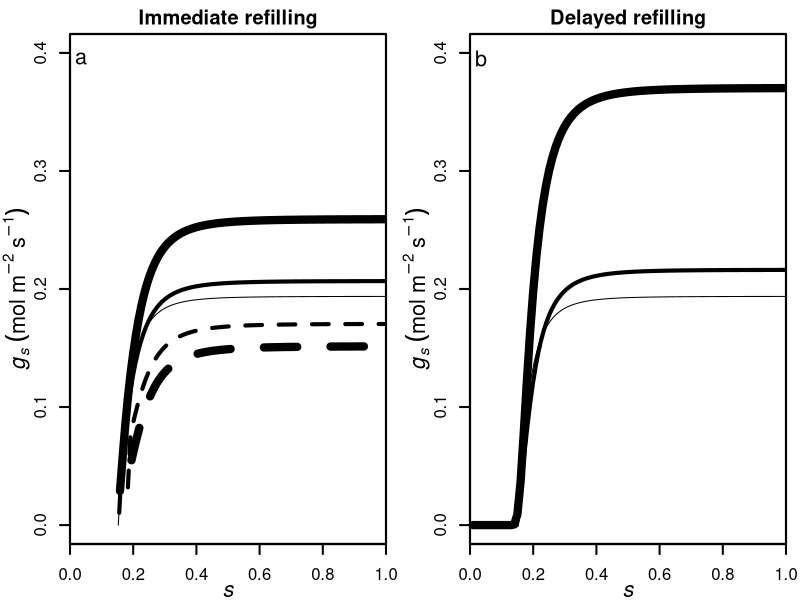

Generate this figure with R:

# Data
dataSIL   <- read.csv("Results/SI-gsL.csv")
dataSIH   <- read.csv("Results/SI-gsH.csv")
dataSIIL  <- read.csv("Results/SII-gsL.csv")
dataSIIH  <- read.csv("Results/SII-gsH.csv")
dataSIII <- read.csv("Results/SIII-gs.csv")
dataSIV  <- read.csv("Results/SIV-gs.csv")
dataSV   <- read.csv("Results/SV-gs.csv")

# Figures
windows(16, 6)
par(mgp=c(2.2, 1, 0), xaxs="i", yaxs="r", lwd=2, mar=c(2.8, 3.5, 1.7, 0.7), mfrow=c(1, 2))
# Immediate
plot(0, 0, type="n", xaxt="n", yaxt="n", xlab=NA, ylab=NA,
     xlim=c(0, 1), ylim=c(0, 0.4), cex.lab=1.3, main="Immediate refilling")

points(dataSIL, type="l", lwd=8)
points(dataSIH, type="l", lwd=8, lty=2)
points(dataSIIL, type="l", lwd=4)
points(dataSIIH, type="l", lwd=4, lty=2)
points(dataSIII, type="l", lwd=1)

axis(1, xlim=c(0, 1), pos=-0.04*0.4, lwd=2)
mtext(expression(italic(s)),side=1, line=1.85, cex=1.3)
axis(2, ylim=c(0, 0.4), pos=0, lwd=2)
mtext(expression(italic(g[s])~(mol~m^-2~s^-1)),side=2,line=1.8, cex=1.3)
text(1*0.035, 0.4*1.04*0.95, "a", cex=1.3)
box()

# Delayed
plot(0, 0, type="n", xaxt="n", yaxt="n", xlab=NA, ylab=NA,
     xlim=c(0, 1), ylim=c(0, 0.4), cex.lab=1.3, main="Delayed refilling")

points(dataSIII, type="l", lwd=1)
points(dataSV, type="l", lwd=4)
points(dataSIV, type="l", lwd=8)

axis(1, xlim=c(0, 1), pos=-0.04*0.4, lwd=2)
mtext(expression(italic(s)),side=1, line=1.85, cex=1.3)
axis(2, ylim=c(0, 0.4), pos=0, lwd=2)
mtext(expression(italic(g[s])~(mol~m^-2~s^-1)),side=2,line=1.8, cex=1.3)
text(1*0.035, 0.4*1.04*0.95, "b", cex=1.3)
box()

dev.copy2pdf(file = "Figures/Figure 2.pdf")
